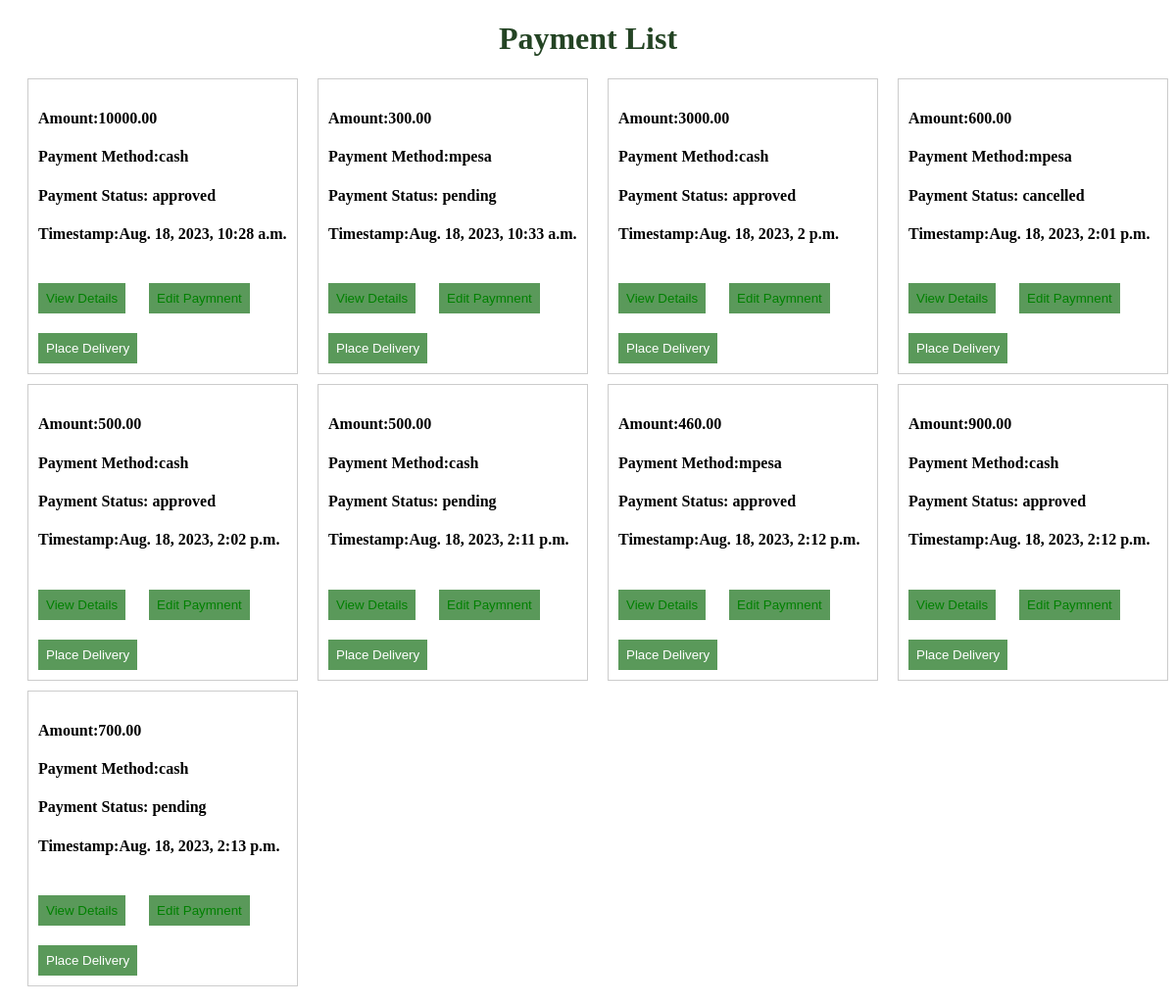
/payment/payments/list/, run on an earlier commit of the app's database.
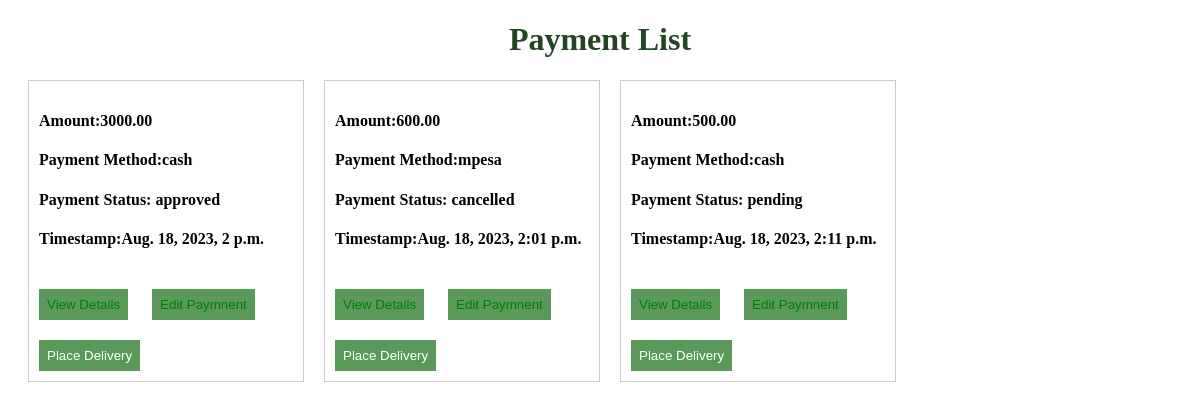
And on a later commit of the database.
### payment/models.py (models this page shows)
class Payment(models.Model):
    PAYMENT_METHODS=(("mpesa","Mpesa"),("cash","Cash"),)
    PAYMENT_STATUS=(("approved","Approved"),("pending","Pending"),("cancelled","Canclled"),)
    order=models.OneToOneField(Order,on_delete=models.CASCADE,null=True)
    amount=models.DecimalField(default=0.00,max_digits=32,decimal_places=2)
    paymentmethod=models.CharField(max_length=32,choices=PAYMENT_METHODS)
    paymentstatus=models.CharField(max_length=32,choices=PAYMENT_STATUS)
    paymentStatement=models.TextField(default="")
    datepaid=models.DateTimeField(auto_now_add=True)

### payment/views.py (the view)
# urls.py: path("payments/list/",payment_list,name="payment_list_view"),
def payment_list(request):
    payments=Payment.objects.all()
    return render(request,"payment/payment_list.html",{"payments":payments})

### templates/payment/payment_list.html (shortened to what this page needs)
<!DOCTYPE html>
<html lang="en">
<head>
</head>
<body>
    <h1>Payment List</h1>
    <div class="paymentlist" >
    {% for payment in payments %}
        <div class="single_payment">
            <h4>Amount:{{payment.amount }}</h4>
            <h4 >Payment Method:{{ payment.paymentmethod }}</h4>
            <h4 >Payment Status: {{payment.paymentstatus }}</h4>
            <h4 >Timestamp:{{ payment.datepaid}}</h4>
            <button>  <a href="{% url 'payment_detail_view' id=payment.id %}">View Details</a> </button>
            <button><a href="{% url 'payment_update_view' id=payment.id %}">Edit Paymnent</a>   </button>
             <button>Place Delivery</button>
        </div>
    {% endfor %}
</div>
</body>
</html>

What changed in the data, as far as the page shows it:
removed Payment: amount "10000.00", paymentmethod "cash", paymentstatus "approved", datepaid "Aug. 18, 2023, 10:28 a.m."
removed Payment: amount "300.00", paymentmethod "mpesa", paymentstatus "pending", datepaid "Aug. 18, 2023, 10:33 a.m."
removed Payment: amount "500.00", paymentmethod "cash", paymentstatus "approved", datepaid "Aug. 18, 2023, 2:02 p.m."
removed Payment: amount "460.00", paymentmethod "mpesa", paymentstatus "approved", datepaid "Aug. 18, 2023, 2:12 p.m."
removed Payment: amount "900.00", paymentmethod "cash", paymentstatus "approved", datepaid "Aug. 18, 2023, 2:12 p.m."
removed Payment: amount "700.00", paymentmethod "cash", paymentstatus "pending", datepaid "Aug. 18, 2023, 2:13 p.m."
